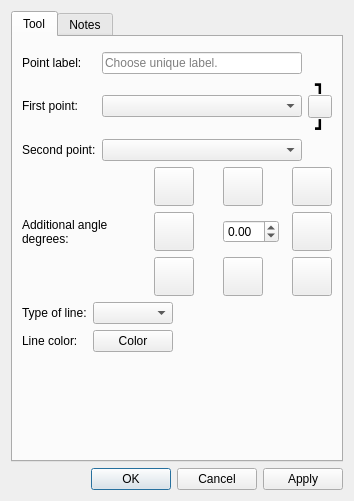
<?xml version="1.0" encoding="UTF-8"?>
<ui version="4.0">
 <class>DialogNormal</class>
 <widget class="QDialog" name="DialogNormal">
  <property name="geometry">
   <rect>
    <x>0</x>
    <y>0</y>
    <width>354</width>
    <height>501</height>
   </rect>
  </property>
  <property name="windowTitle">
   <string>Point along perpendicular</string>
  </property>
  <property name="windowIcon">
   <iconset resource="../../../vmisc/share/resources/icon.qrc">
    <normaloff>:/icon/64x64/icon64x64.png</normaloff>:/icon/64x64/icon64x64.png</iconset>
  </property>
  <property name="locale">
   <locale language="English" country="UnitedStates"/>
  </property>
  <layout class="QVBoxLayout" name="verticalLayout_2">
   <item>
    <widget class="QTabWidget" name="tabWidget">
     <property name="currentIndex">
      <number>0</number>
     </property>
     <widget class="QWidget" name="tab">
      <attribute name="title">
       <string>Tool</string>
      </attribute>
      <layout class="QVBoxLayout" name="verticalLayout">
       <item>
        <widget class="QWidget" name="formulaPlaceholder" native="true"/>
       </item>
       <item>
        <layout class="QGridLayout" name="gridLayoutPoints">
         <property name="verticalSpacing">
          <number>1</number>
         </property>
         <item row="0" column="0">
          <widget class="QLabel" name="labelEditNamePoint">
           <property name="sizePolicy">
            <sizepolicy hsizetype="Fixed" vsizetype="Fixed">
             <horstretch>0</horstretch>
             <verstretch>0</verstretch>
            </sizepolicy>
           </property>
           <property name="text">
            <string>Point label:</string>
           </property>
          </widget>
         </item>
         <item row="0" column="1">
          <widget class="QLineEdit" name="lineEditNamePoint">
           <property name="toolTip">
            <string>Unique label</string>
           </property>
           <property name="placeholderText">
            <string>Choose unique label.</string>
           </property>
          </widget>
         </item>
         <item row="1" column="0">
          <widget class="QLabel" name="labelFirstPoint">
           <property name="sizePolicy">
            <sizepolicy hsizetype="Fixed" vsizetype="Fixed">
             <horstretch>0</horstretch>
             <verstretch>0</verstretch>
            </sizepolicy>
           </property>
           <property name="text">
            <string>First point:</string>
           </property>
          </widget>
         </item>
         <item row="1" column="1">
          <widget class="QComboBox" name="comboBoxFirstPoint"/>
         </item>
         <item row="1" column="2">
          <layout class="QVBoxLayout" name="verticalLayoutSwap">
           <property name="spacing">
            <number>1</number>
           </property>
           <item alignment="Qt::AlignmentFlag::AlignTop">
            <widget class="QLabel" name="label_8">
             <property name="font">
              <font>
               <pointsize>10</pointsize>
              </font>
             </property>
             <property name="text">
              <string notr="true">&lt;html&gt;&lt;head/&gt;&lt;body&gt;&lt;p&gt;&lt;span style=&quot; font-size:12pt;font-weight:800;&quot;&gt;┓&lt;/span&gt;&lt;/p&gt;&lt;/body&gt;&lt;/html&gt;</string>
             </property>
             <property name="alignment">
              <set>Qt::AlignmentFlag::AlignBottom|Qt::AlignmentFlag::AlignHCenter</set>
             </property>
            </widget>
           </item>
           <item>
            <widget class="QToolButton" name="toolButtonSwapPoints">
             <property name="toolTip">
              <string>Swap points</string>
             </property>
             <property name="text">
              <string notr="true"/>
             </property>
             <property name="icon">
              <iconset theme="gtk-convert"/>
             </property>
             <property name="iconSize">
              <size>
               <width>16</width>
               <height>16</height>
              </size>
             </property>
            </widget>
           </item>
           <item alignment="Qt::AlignmentFlag::AlignHCenter|Qt::AlignmentFlag::AlignBottom">
            <widget class="QLabel" name="label_10">
             <property name="text">
              <string notr="true">&lt;html&gt;&lt;head/&gt;&lt;body&gt;&lt;p&gt;&lt;span style=&quot; font-size:12pt; font-weight:800;&quot;&gt;┛&lt;/span&gt;&lt;/p&gt;&lt;/body&gt;&lt;/html&gt;</string>
             </property>
             <property name="alignment">
              <set>Qt::AlignmentFlag::AlignLeading|Qt::AlignmentFlag::AlignLeft|Qt::AlignmentFlag::AlignTop</set>
             </property>
            </widget>
           </item>
          </layout>
         </item>
         <item row="2" column="0">
          <widget class="QLabel" name="labelSecondPoint">
           <property name="sizePolicy">
            <sizepolicy hsizetype="Fixed" vsizetype="Fixed">
             <horstretch>0</horstretch>
             <verstretch>0</verstretch>
            </sizepolicy>
           </property>
           <property name="text">
            <string>Second point:</string>
           </property>
          </widget>
         </item>
         <item row="2" column="1">
          <widget class="QComboBox" name="comboBoxSecondPoint"/>
         </item>
        </layout>
       </item>
       <item>
        <layout class="QHBoxLayout" name="horizontalLayout_6">
         <item>
          <widget class="QLabel" name="label_5">
           <property name="sizePolicy">
            <sizepolicy hsizetype="Expanding" vsizetype="Preferred">
             <horstretch>0</horstretch>
             <verstretch>0</verstretch>
            </sizepolicy>
           </property>
           <property name="minimumSize">
            <size>
             <width>0</width>
             <height>0</height>
            </size>
           </property>
           <property name="text">
            <string>Additional angle degrees:</string>
           </property>
           <property name="wordWrap">
            <bool>true</bool>
           </property>
          </widget>
         </item>
         <item>
          <layout class="QGridLayout" name="gridLayout">
           <property name="sizeConstraint">
            <enum>QLayout::SizeConstraint::SetMinimumSize</enum>
           </property>
           <property name="horizontalSpacing">
            <number>29</number>
           </property>
           <property name="verticalSpacing">
            <number>6</number>
           </property>
           <item row="1" column="2">
            <widget class="QToolButton" name="toolButtonArrowRight">
             <property name="text">
              <string notr="true"/>
             </property>
             <property name="icon">
              <iconset resource="../../../vmisc/share/resources/icon.qrc">
               <normaloff>:/icon/32x32/arrowRight.png</normaloff>:/icon/32x32/arrowRight.png</iconset>
             </property>
             <property name="iconSize">
              <size>
               <width>32</width>
               <height>32</height>
              </size>
             </property>
            </widget>
           </item>
           <item row="1" column="1">
            <widget class="QDoubleSpinBox" name="doubleSpinBoxAngle">
             <property name="sizePolicy">
              <sizepolicy hsizetype="Ignored" vsizetype="Fixed">
               <horstretch>0</horstretch>
               <verstretch>0</verstretch>
              </sizepolicy>
             </property>
             <property name="minimumSize">
              <size>
               <width>56</width>
               <height>0</height>
              </size>
             </property>
             <property name="minimum">
              <double>-360.000000000000000</double>
             </property>
             <property name="maximum">
              <double>360.000000000000000</double>
             </property>
            </widget>
           </item>
           <item row="0" column="0">
            <widget class="QToolButton" name="toolButtonArrowLeftUp">
             <property name="text">
              <string notr="true"/>
             </property>
             <property name="icon">
              <iconset resource="../../../vmisc/share/resources/icon.qrc">
               <normaloff>:/icon/32x32/arrowLeftUp.png</normaloff>:/icon/32x32/arrowLeftUp.png</iconset>
             </property>
             <property name="iconSize">
              <size>
               <width>32</width>
               <height>32</height>
              </size>
             </property>
            </widget>
           </item>
           <item row="0" column="2">
            <widget class="QToolButton" name="toolButtonArrowRightUp">
             <property name="text">
              <string notr="true"/>
             </property>
             <property name="icon">
              <iconset resource="../../../vmisc/share/resources/icon.qrc">
               <normaloff>:/icon/32x32/arrowRightUp.png</normaloff>:/icon/32x32/arrowRightUp.png</iconset>
             </property>
             <property name="iconSize">
              <size>
               <width>32</width>
               <height>32</height>
              </size>
             </property>
            </widget>
           </item>
           <item row="0" column="1">
            <widget class="QToolButton" name="toolButtonArrowUp">
             <property name="minimumSize">
              <size>
               <width>0</width>
               <height>0</height>
              </size>
             </property>
             <property name="text">
              <string notr="true"/>
             </property>
             <property name="icon">
              <iconset resource="../../../vmisc/share/resources/icon.qrc">
               <normaloff>:/icon/32x32/arrowUp.png</normaloff>:/icon/32x32/arrowUp.png</iconset>
             </property>
             <property name="iconSize">
              <size>
               <width>32</width>
               <height>32</height>
              </size>
             </property>
            </widget>
           </item>
           <item row="1" column="0">
            <widget class="QToolButton" name="toolButtonArrowLeft">
             <property name="text">
              <string notr="true"/>
             </property>
             <property name="icon">
              <iconset resource="../../../vmisc/share/resources/icon.qrc">
               <normaloff>:/icon/32x32/arrowLeft.png</normaloff>:/icon/32x32/arrowLeft.png</iconset>
             </property>
             <property name="iconSize">
              <size>
               <width>32</width>
               <height>32</height>
              </size>
             </property>
            </widget>
           </item>
           <item row="2" column="0">
            <widget class="QToolButton" name="toolButtonArrowLeftDown">
             <property name="text">
              <string notr="true"/>
             </property>
             <property name="icon">
              <iconset resource="../../../vmisc/share/resources/icon.qrc">
               <normaloff>:/icon/32x32/arrowLeftDown.png</normaloff>:/icon/32x32/arrowLeftDown.png</iconset>
             </property>
             <property name="iconSize">
              <size>
               <width>32</width>
               <height>32</height>
              </size>
             </property>
            </widget>
           </item>
           <item row="2" column="1">
            <widget class="QToolButton" name="toolButtonArrowDown">
             <property name="text">
              <string notr="true"/>
             </property>
             <property name="icon">
              <iconset resource="../../../vmisc/share/resources/icon.qrc">
               <normaloff>:/icon/32x32/arrowDown.png</normaloff>:/icon/32x32/arrowDown.png</iconset>
             </property>
             <property name="iconSize">
              <size>
               <width>32</width>
               <height>32</height>
              </size>
             </property>
            </widget>
           </item>
           <item row="2" column="2">
            <widget class="QToolButton" name="toolButtonArrowRightDown">
             <property name="text">
              <string notr="true"/>
             </property>
             <property name="icon">
              <iconset resource="../../../vmisc/share/resources/icon.qrc">
               <normaloff>:/icon/32x32/arrowRightDown.png</normaloff>:/icon/32x32/arrowRightDown.png</iconset>
             </property>
             <property name="iconSize">
              <size>
               <width>32</width>
               <height>32</height>
              </size>
             </property>
            </widget>
           </item>
          </layout>
         </item>
        </layout>
       </item>
       <item>
        <layout class="QFormLayout" name="formLayout_2">
         <property name="fieldGrowthPolicy">
          <enum>QFormLayout::FieldGrowthPolicy::ExpandingFieldsGrow</enum>
         </property>
         <item row="0" column="0">
          <widget class="QLabel" name="label_7">
           <property name="text">
            <string>Type of line:</string>
           </property>
          </widget>
         </item>
         <item row="0" column="1">
          <widget class="QComboBox" name="comboBoxLineType">
           <property name="minimumSize">
            <size>
             <width>80</width>
             <height>0</height>
            </size>
           </property>
           <property name="maximumSize">
            <size>
             <width>110</width>
             <height>16777215</height>
            </size>
           </property>
           <property name="iconSize">
            <size>
             <width>80</width>
             <height>14</height>
            </size>
           </property>
          </widget>
         </item>
         <item row="1" column="0">
          <widget class="QLabel" name="label">
           <property name="text">
            <string>Line color:</string>
           </property>
          </widget>
         </item>
         <item row="1" column="1">
          <widget class="VPE::QtColorPicker" name="pushButtonLineColor">
           <property name="text">
            <string notr="true">Color</string>
           </property>
          </widget>
         </item>
        </layout>
       </item>
       <item>
        <spacer name="verticalSpacer">
         <property name="orientation">
          <enum>Qt::Orientation::Vertical</enum>
         </property>
         <property name="sizeHint" stdset="0">
          <size>
           <width>20</width>
           <height>40</height>
          </size>
         </property>
        </spacer>
       </item>
      </layout>
     </widget>
     <widget class="QWidget" name="tab_2">
      <attribute name="title">
       <string>Notes</string>
      </attribute>
      <layout class="QVBoxLayout" name="verticalLayout_3">
       <item>
        <widget class="QPlainTextEdit" name="plainTextEditToolNotes"/>
       </item>
      </layout>
     </widget>
    </widget>
   </item>
   <item>
    <widget class="QDialogButtonBox" name="buttonBox">
     <property name="orientation">
      <enum>Qt::Orientation::Horizontal</enum>
     </property>
     <property name="standardButtons">
      <set>QDialogButtonBox::StandardButton::Apply|QDialogButtonBox::StandardButton::Cancel|QDialogButtonBox::StandardButton::Ok</set>
     </property>
    </widget>
   </item>
  </layout>
 </widget>
 <customwidgets>
  <customwidget>
   <class>VPE::QtColorPicker</class>
   <extends>QPushButton</extends>
   <header>../vpropertyexplorer/qtcolorpicker.h</header>
  </customwidget>
 </customwidgets>
 <tabstops>
  <tabstop>lineEditNamePoint</tabstop>
  <tabstop>comboBoxFirstPoint</tabstop>
  <tabstop>comboBoxSecondPoint</tabstop>
  <tabstop>doubleSpinBoxAngle</tabstop>
  <tabstop>toolButtonArrowUp</tabstop>
  <tabstop>toolButtonArrowRightUp</tabstop>
  <tabstop>toolButtonArrowRight</tabstop>
  <tabstop>toolButtonArrowRightDown</tabstop>
  <tabstop>toolButtonArrowDown</tabstop>
  <tabstop>toolButtonArrowLeftDown</tabstop>
  <tabstop>toolButtonArrowLeft</tabstop>
  <tabstop>toolButtonArrowLeftUp</tabstop>
  <tabstop>buttonBox</tabstop>
 </tabstops>
 <resources>
  <include location="../../../vmisc/share/resources/icon.qrc"/>
 </resources>
 <connections>
  <connection>
   <sender>buttonBox</sender>
   <signal>accepted()</signal>
   <receiver>DialogNormal</receiver>
   <slot>accept()</slot>
   <hints>
    <hint type="sourcelabel">
     <x>248</x>
     <y>254</y>
    </hint>
    <hint type="destinationlabel">
     <x>157</x>
     <y>274</y>
    </hint>
   </hints>
  </connection>
  <connection>
   <sender>buttonBox</sender>
   <signal>rejected()</signal>
   <receiver>DialogNormal</receiver>
   <slot>reject()</slot>
   <hints>
    <hint type="sourcelabel">
     <x>316</x>
     <y>260</y>
    </hint>
    <hint type="destinationlabel">
     <x>286</x>
     <y>274</y>
    </hint>
   </hints>
  </connection>
 </connections>
</ui>
